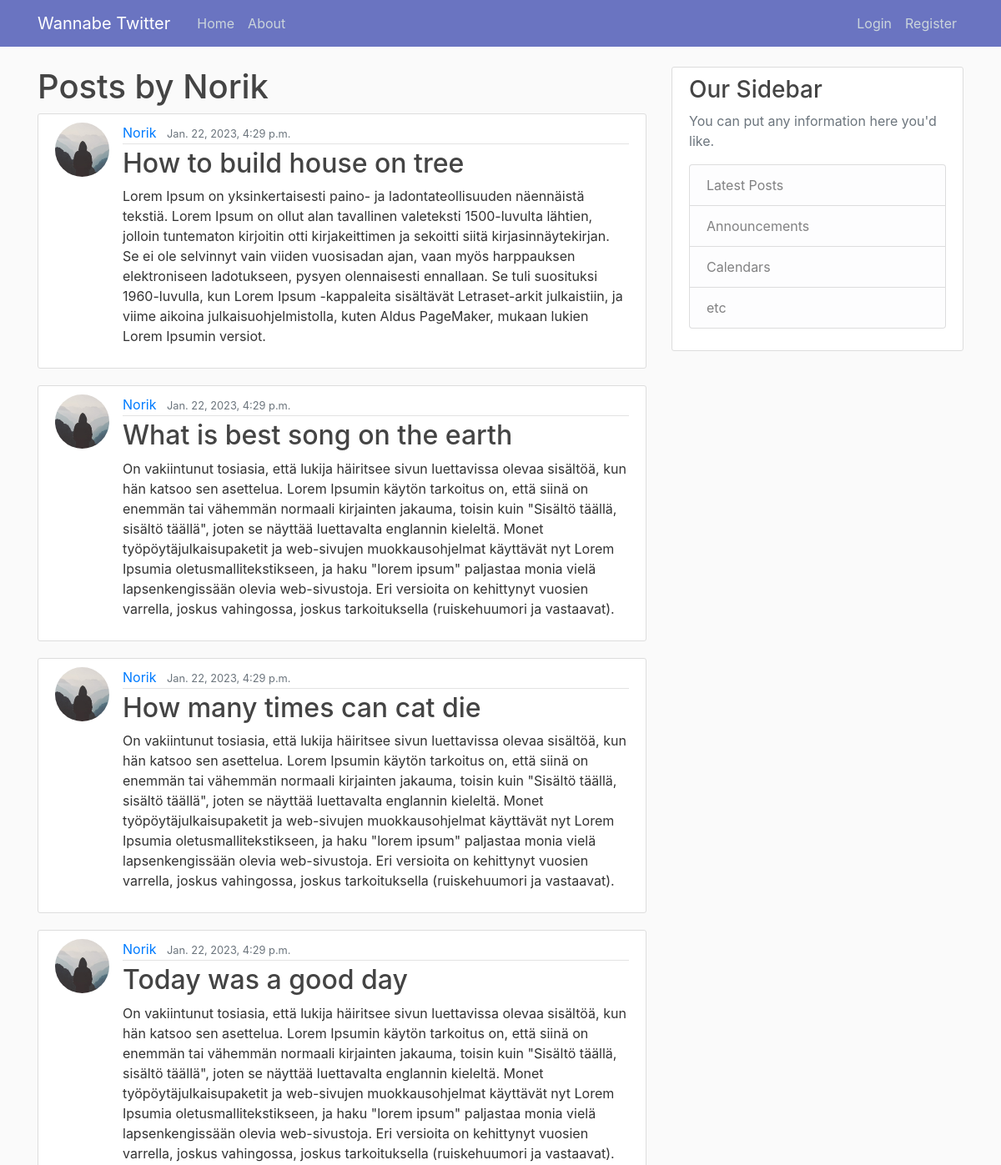
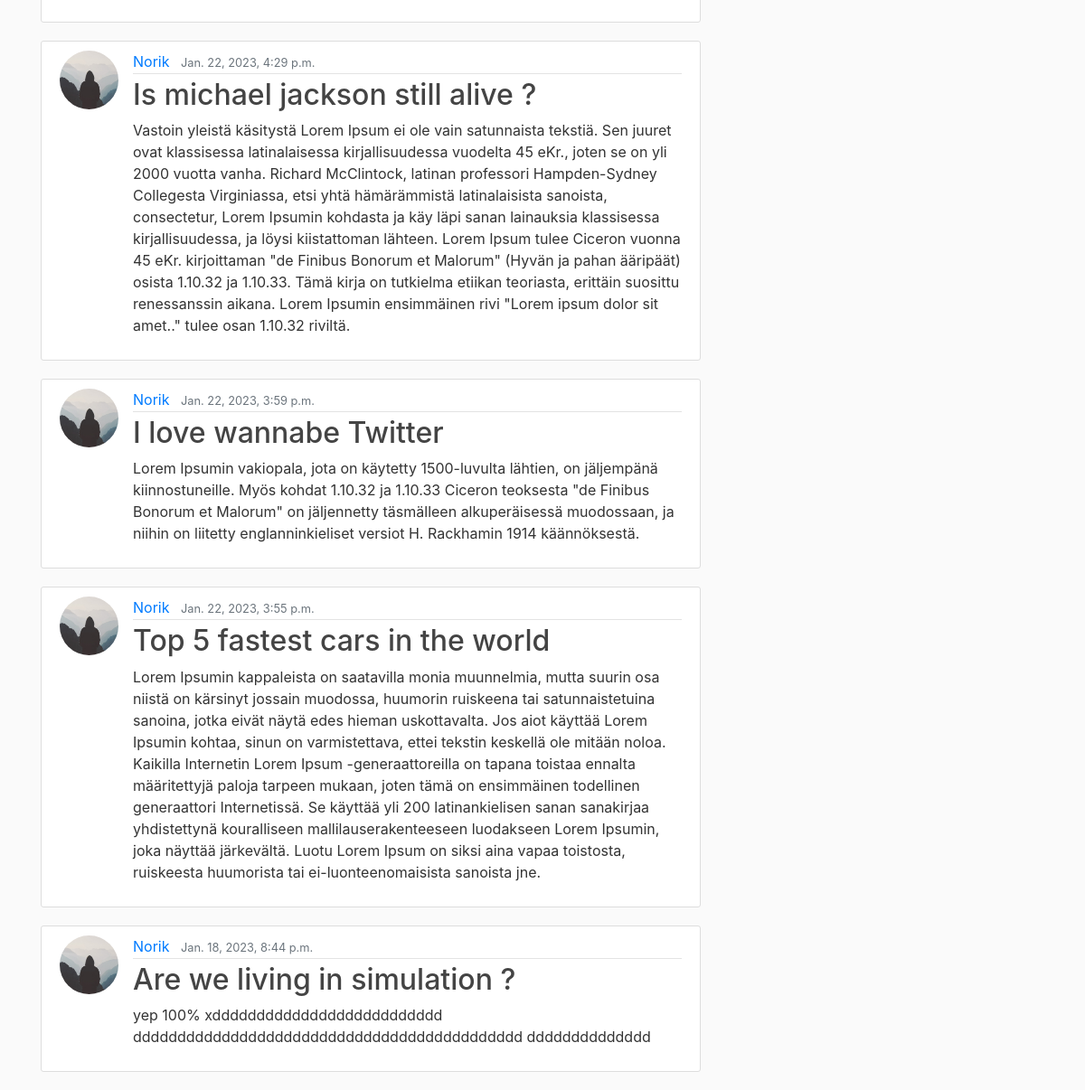
/user/Norik/, run on the app's committed database (2 pictures, top to bottom).
### blog/models.py (models this page shows, shortened)
class Post(models.Model):
    title = models.CharField(max_length=200)
    content = models.TextField()
    date_posted = models.DateTimeField(default=timezone.now)
    author = models.ForeignKey(User, on_delete=models.CASCADE)

### users/models.py (models this page shows, shortened)
class Profile(models.Model):
    user = models.OneToOneField(User, on_delete=models.CASCADE)
    image = models.ImageField(default="default.jpg", upload_to="profile_pics")

### blog/views.py (the view)
# urls.py: path('user/<str:username>/', UserPostListView.as_view(), name="user-posts"),
class UserPostListView(ListView):
    model = Post
    template_name = "blog/user_post.html"
    context_object_name = "posts"
    def get_queryset(self):
        user = get_object_or_404(User, username=self.kwargs.get("username"))
        return Post.objects.filter(author=user).order_by("-date_posted")

### blog/templates/blog/user_post.html
{% extends "blog/base.html" %}
{% block content %}
    <h1>Posts by {{view.kwargs.username}}</h1>
    {% for post in posts %}
        <article class="media content-section">
          <img class="rounded-circle article-img" src="{{ post.author.profile.image.url }}">
          <div class="media-body">
            <div class="article-metadata">
              <a class="mr-2" href="{% url 'user-posts' post.author.username %}">{{ post.author }}</a>
              <small class="text-muted">{{ post.date_posted }}</small>
            </div>
            <h2><a class="article-title" href="{% url 'post-detail' post.id %}">{{ post.title }}</a></h2>
            <p class="article-content">{{ post.content }}</p>
          </div>
        </article>
    {% endfor %}
{% endblock content %}

### blog/static/blog/main.css (style rules this page uses)
body { background: #fafafa; color: #333333; margin-top: 5rem; }
h1, h2, h3, h4, h5, h6 { color: #444444; }
.content-section { background: #ffffff; padding: 10px 20px; border: 1px solid #dddddd; border-radius: 3px; margin-bottom: 20px; }
.article-title { color: #444444; }
.article-content { white-space: pre-line; }
.article-img { height: 65px; width: 65px; margin-right: 16px; }
.article-metadata { padding-bottom: 1px; margin-bottom: 4px; border-bottom: 1px solid #e3e3e3 }

### data on the page
Post: author.profile.image (placeholder picture), author "Norik", date_posted "Jan. 22, 2023, 4:29 p.m.", title "How to build house on tree", content "Lorem Ipsum on yksinkertaisesti paino- ja ladontateollisuuden näennäistä tekstiä. Lorem Ipsum on ollut alan tavallinen valeteksti 1500-luvulta lähtien, jolloin tuntematon kirjoitin otti kirjakeittimen ja sekoitti siitä kirjasinnäytekirjan. Se ei ole selvinnyt vain viiden vuosisadan ajan, vaan myös harppauksen elektroniseen ladotukseen, pysyen olennaisesti ennallaan. Se tuli suosituksi 1960-luvulla, kun Lorem Ipsum -kappaleita sisältävät Letraset-arkit julkaistiin, ja viime aikoina julkaisuohjelmistolla, kuten Aldus PageMaker, mukaan lukien Lorem Ipsumin versiot."
Post: author.profile.image (placeholder picture), author "Norik", date_posted "Jan. 22, 2023, 4:29 p.m.", title "What is best song on the earth", content "On vakiintunut tosiasia, että lukija häiritsee sivun luettavissa olevaa sisältöä, kun hän katsoo sen asettelua. Lorem Ipsumin käytön tarkoitus on, että siinä on enemmän tai vähemmän normaali kirjainten jakauma, toisin kuin \"Sisältö täällä, sisältö täällä\", joten se näyttää luettavalta englannin kieleltä. Monet työpöytäjulkaisupaketit ja web-sivujen muokkausohjelmat käyttävät nyt Lorem Ipsumia oletusmallitekstikseen, ja haku \"lorem ipsum\" paljastaa monia vielä lapsenkengissään olevia web-sivustoja. Eri versioita on kehittynyt vuosien varrella, joskus vahingossa, joskus tarkoituksella (ruiskehuumori ja vastaavat)."
Post: author.profile.image (placeholder picture), author "Norik", date_posted "Jan. 22, 2023, 4:29 p.m.", title "How many times can cat die", content "On vakiintunut tosiasia, että lukija häiritsee sivun luettavissa olevaa sisältöä, kun hän katsoo sen asettelua. Lorem Ipsumin käytön tarkoitus on, että siinä on enemmän tai vähemmän normaali kirjainten jakauma, toisin kuin \"Sisältö täällä, sisältö täällä\", joten se näyttää luettavalta englannin kieleltä. Monet työpöytäjulkaisupaketit ja web-sivujen muokkausohjelmat käyttävät nyt Lorem Ipsumia oletusmallitekstikseen, ja haku \"lorem ipsum\" paljastaa monia vielä lapsenkengissään olevia web-sivustoja. Eri versioita on kehittynyt vuosien varrella, joskus vahingossa, joskus tarkoituksella (ruiskehuumori ja vastaavat)."
Post: author.profile.image (placeholder picture), author "Norik", date_posted "Jan. 22, 2023, 4:29 p.m.", title "Today was a good day", content "On vakiintunut tosiasia, että lukija häiritsee sivun luettavissa olevaa sisältöä, kun hän katsoo sen asettelua. Lorem Ipsumin käytön tarkoitus on, että siinä on enemmän tai vähemmän normaali kirjainten jakauma, toisin kuin \"Sisältö täällä, sisältö täällä\", joten se näyttää luettavalta englannin kieleltä. Monet työpöytäjulkaisupaketit ja web-sivujen muokkausohjelmat käyttävät nyt Lorem Ipsumia oletusmallitekstikseen, ja haku \"lorem ipsum\" paljastaa monia vielä lapsenkengissään olevia web-sivustoja. Eri versioita on kehittynyt vuosien varrella, joskus vahingossa, joskus tarkoituksella (ruiskehuumori ja vastaavat)."
Post: author.profile.image (placeholder picture), author "Norik", date_posted "Jan. 22, 2023, 4:29 p.m.", title "Is michael jackson still alive ?", content "Vastoin yleistä käsitystä Lorem Ipsum ei ole vain satunnaista tekstiä. Sen juuret ovat klassisessa latinalaisessa kirjallisuudessa vuodelta 45 eKr., joten se on yli 2000 vuotta vanha. Richard McClintock, latinan professori Hampden-Sydney Collegesta Virginiassa, etsi yhtä hämärämmistä latinalaisista sanoista, consectetur, Lorem Ipsumin kohdasta ja käy läpi sanan lainauksia klassisessa kirjallisuudessa, ja löysi kiistattoman lähteen. Lorem Ipsum tulee Ciceron vuonna 45 eKr. kirjoittaman \"de Finibus Bonorum et Malorum\" (Hyvän ja pahan ääripäät) osista 1.10.32 ja 1.10.33. Tämä kirja on tutkielma etiikan teoriasta, erittäin suosittu renessanssin aikana. Lorem Ipsumin ensimmäinen rivi \"Lorem…"
Post: author.profile.image (placeholder picture), author "Norik", date_posted "Jan. 22, 2023, 3:59 p.m.", title "I love wannabe Twitter", content "Lorem Ipsumin vakiopala, jota on käytetty 1500-luvulta lähtien, on jäljempänä kiinnostuneille. Myös kohdat 1.10.32 ja 1.10.33 Ciceron teoksesta \"de Finibus Bonorum et Malorum\" on jäljennetty täsmälleen alkuperäisessä muodossaan, ja niihin on liitetty englanninkieliset versiot H. Rackhamin 1914 käännöksestä."
Post: author.profile.image (placeholder picture), author "Norik", date_posted "Jan. 22, 2023, 3:55 p.m.", title "Top 5 fastest cars in the world", content "Lorem Ipsumin kappaleista on saatavilla monia muunnelmia, mutta suurin osa niistä on kärsinyt jossain muodossa, huumorin ruiskeena tai satunnaistetuina sanoina, jotka eivät näytä edes hieman uskottavalta. Jos aiot käyttää Lorem Ipsumin kohtaa, sinun on varmistettava, ettei tekstin keskellä ole mitään noloa. Kaikilla Internetin Lorem Ipsum -generaattoreilla on tapana toistaa ennalta määritettyjä paloja tarpeen mukaan, joten tämä on ensimmäinen todellinen generaattori Internetissä. Se käyttää yli 200 latinankielisen sanan sanakirjaa yhdistettynä kouralliseen mallilauserakenteeseen luodakseen Lorem Ipsumin, joka näyttää järkevältä. Luotu Lorem Ipsum on siksi aina vapaa toistosta, ruiskeesta…"
Post: author.profile.image (placeholder picture), author "Norik", date_posted "Jan. 18, 2023, 8:44 p.m.", title "Are we living in simulation ?", content "yep 100% xdddddddddddddddddddddddddd dddddddddddddddddddddddddddddddddddddddddddd dddddddddddddd"

### other printed values
{{ view.kwargs.username }} "Norik"
